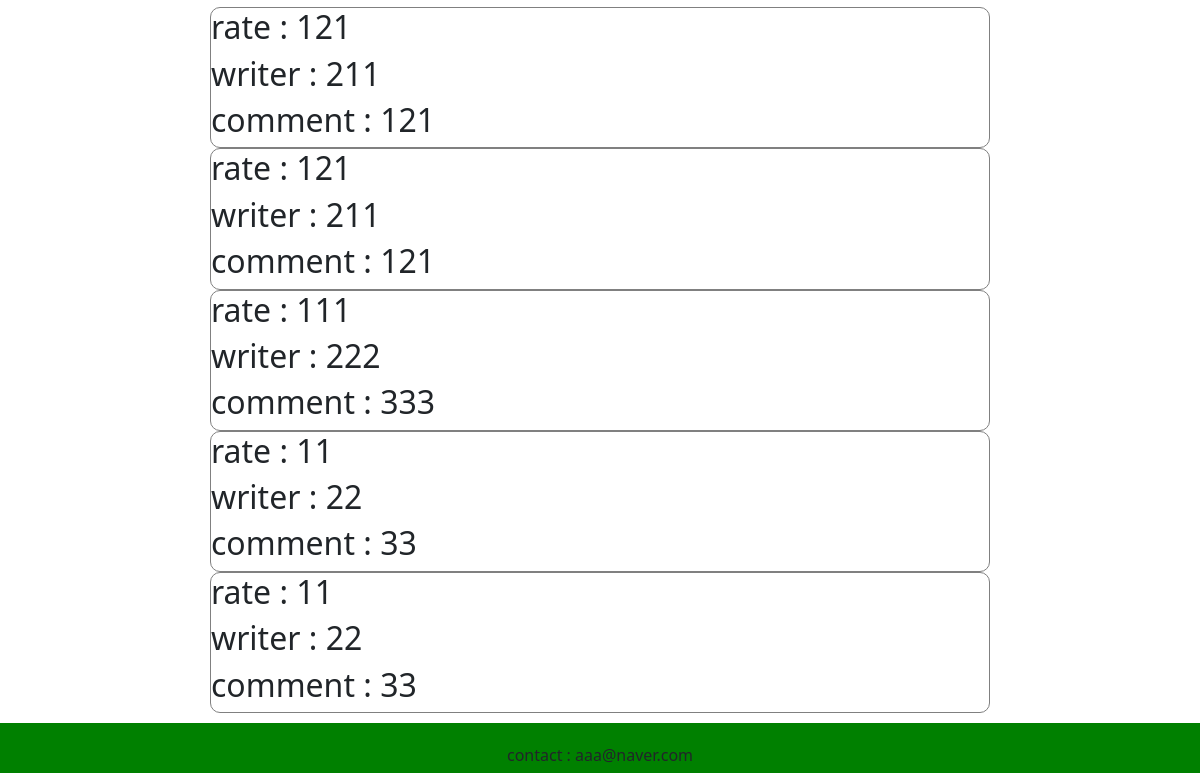
The app's page /lecture_list/1/ (lower part), older data.
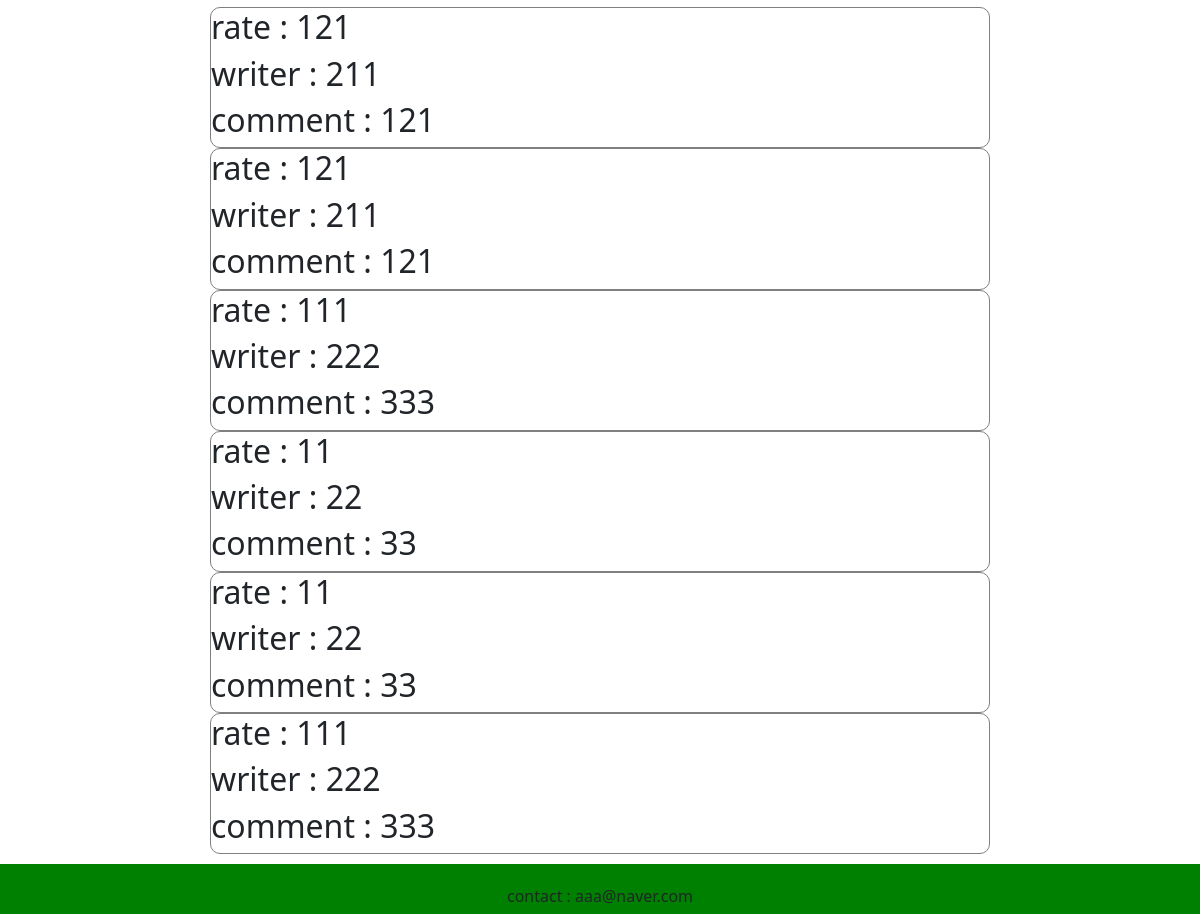
The same page, newer data.
### inflearn_lecture/models.py (models this page shows, shortened)
class Comment(models.Model):
    lecture = models.ForeignKey(myText, on_delete=models.CASCADE)
    rate = models.CharField(max_length=200, null=True)
    writer = models.CharField(max_length=200, null=True)
    comment = models.CharField(max_length=200, null=True)
    def __str__(self):
        return self.comment

### inflearn_lecture/views.py (the view, shortened to what this page needs)
# urls.py: path('lecture_list/<int:pk>/', views.lecture_list_info, name="lecture_list_info"),
def lecture_list_info(request, pk):
    board_contents = get_object_or_404(myText, pk=pk)
    print("lecture_list_info() : ", board_contents)
    comments = Comment.objects.filter(lecture=board_contents)
    print('Comments : ', comments)
    if request.user.is_authenticated:
        print('이게 뭘까?')
        print(request.user.username)
    return render(request, 'inflearn_lecture/lecture_list_info.html', {
        'board_contents': board_contents,
        'comments': comments,
    })

### inflearn_lecture/models.py (called while the page is built)
    def __str__(self):
        return self.title

### inflearn_lecture/templates/inflearn_lecture/lecture_list_info.html (shortened to what this page needs)
{% extends 'inflearn_lecture/base.html' %}
{% block content %}
    <div style="width: 800px; margin: auto; padding: 10px;">
        {% for comment in comments %}
            <div style="border: 1px solid gray; border-radius: 10px;">
                <h2>rate : {{ comment.rate }}</h2>
                <h2>writer : {{ comment.writer }}</h2>
                <h2>comment : {{ comment.comment }}</h2>
            </div>
        {% endfor %}
    </div>
{% endblock %}

Row changes from the older to the newer data that the page shows:
added Comment: rate "111", writer "222", comment "333"
